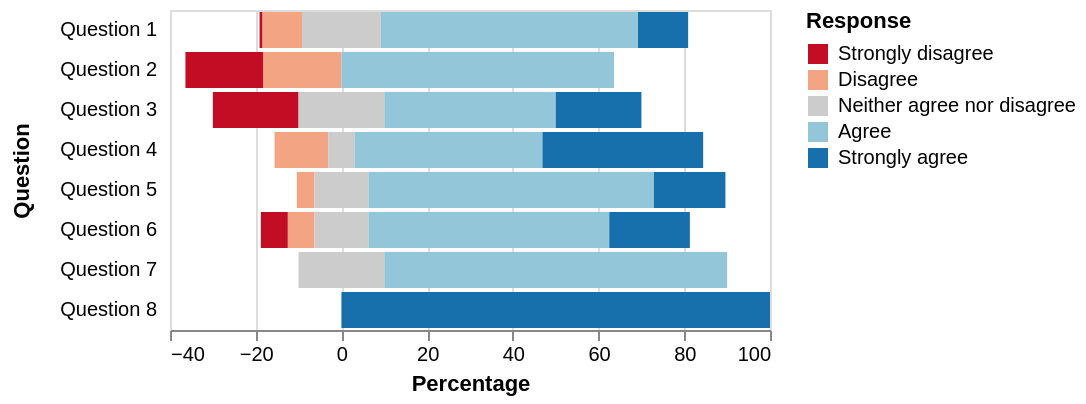

Specify this chart in Vega-Lite:
### Vega-Lite specification from a JSON file in a GitHub repository (floating-point values rounded to 4 significant figures)
{"$schema": "https://vega.github.io/schema/vega-lite/v2.json", "description": "A diverging stacked bar chart for sentiments towards a set of eight questions, displayed as percentages with neutral responses straddling the 0% mark", "data": {"values": [{"question": "Question 1", "type": "Strongly disagree", "value": 24, "percentage": 0.7, "percentage_start": -19.1, "percentage_end": -18.4}, {"question": "Question 1", "type": "Disagree", "value": 294, "percentage": 9.1, "percentage_start": -18.4, "percentage_end": -9.2}, {"question": "Question 1", "type": "Neither agree nor disagree", "value": 594, "percentage": 18.5, "percentage_start": -9.2, "percentage_end": 9.2}, {"question": "Question 1", "type": "Agree", "value": 1927, "percentage": 59.9, "percentage_start": 9.2, "percentage_end": 69.2}, {"question": "Question 1", "type": "Strongly agree", "value": 376, "percentage": 11.7, "percentage_start": 69.2, "percentage_end": 80.9}, {"question": "Question 2", "type": "Strongly disagree", "value": 2, "percentage": 18.2, "percentage_start": -36.4, "percentage_end": -18.2}, {"question": "Question 2", "type": "Disagree", "value": 2, "percentage": 18.2, "percentage_start": -18.2, "percentage_end": 0}, {"question": "Question 2", "type": "Neither agree nor disagree", "value": 0, "percentage": 0, "percentage_start": 0, "percentage_end": 0}, {"question": "Question 2", "type": "Agree", "value": 7, "percentage": 63.6, "percentage_start": 0, "percentage_end": 63.6}, {"question": "Question 2", "type": "Strongly agree", "value": 11, "percentage": 0, "percentage_start": 63.6, "percentage_end": 63.6}, {"question": "Question 3", "type": "Strongly disagree", "value": 2, "percentage": 20, "percentage_start": -30, "percentage_end": -10}, {"question": "Question 3", "type": "Disagree", "value": 0, "percentage": 0, "percentage_start": -10, "percentage_end": -10}, {"question": "Question 3", "type": "Neither agree nor disagree", "value": 2, "percentage": 20, "percentage_start": -10, "percentage_end": 10}, {"question": "Question 3", "type": "Agree", "value": 4, "percentage": 40, "percentage_start": 10, "percentage_end": 50}, {"question": "Question 3", "type": "Strongly agree", "value": 2, "percentage": 20, "percentage_start": 50, "percentage_end": 70}, {"question": "Question 4", "type": "Strongly disagree", "value": 0, "percentage": 0, "percentage_start": -15.6, "percentage_end": -15.6}, {"question": "Question 4", "type": "Disagree", "value": 2, "percentage": 12.5, "percentage_start": -15.6, "percentage_end": -3.1}, {"question": "Question 4", "type": "Neither agree nor disagree", "value": 1, "percentage": 6.3, "percentage_start": -3.1, "percentage_end": 3.1}, {"question": "Question 4", "type": "Agree", "value": 7, "percentage": 43.8, "percentage_start": 3.1, "percentage_end": 46.9}, {"question": "Question 4", "type": "Strongly agree", "value": 6, "percentage": 37.5, "percentage_start": 46.9, "percentage_end": 84.4}, {"question": "Question 5", "type": "Strongly disagree", "value": 0, "percentage": 0, "percentage_start": -10.4, "percentage_end": -10.4}, {"question": "Question 5", "type": "Disagree", "value": 1, "percentage": 4.2, "percentage_start": -10.4, "percentage_end": -6.3}, {"question": "Question 5", "type": "Neither agree nor disagree", "value": 3, "percentage": 12.5, "percentage_start": -6.3, "percentage_end": 6.3}, {"question": "Question 5", "type": "Agree", "value": 16, "percentage": 66.7, "percentage_start": 6.3, "percentage_end": 72.9}, {"question": "Question 5", "type": "Strongly agree", "value": 4, "percentage": 16.7, "percentage_start": 72.9, "percentage_end": 89.6}, {"question": "Question 6", "type": "Strongly disagree", "value": 1, "percentage": 6.3, "percentage_start": -18.8, "percentage_end": -12.5}, {"question": "Question 6", "type": "Disagree", "value": 1, "percentage": 6.3, "percentage_start": -12.5, "percentage_end": -6.3}, {"question": "Question 6", "type": "Neither agree nor disagree", "value": 2, "percentage": 12.5, "percentage_start": -6.3, "percentage_end": 6.3}, {"question": "Question 6", "type": "Agree", "value": 9, "percentage": 56.3, "percentage_start": 6.3, "percentage_end": 62.5}, {"question": "Question 6", "type": "Strongly agree", "value": 3, "percentage": 18.8, "percentage_start": 62.5, "percentage_end": 81.3}, {"question": "Question 7", "type": "Strongly disagree", "value": 0, "percentage": 0, "percentage_start": -10, "percentage_end": -10}, {"question": "Question 7", "type": "Disagree", "value": 0, "percentage": 0, "percentage_start": -10, "percentage_end": -10}, {"question": "Question 7", "type": "Neither agree nor disagree", "value": 1, "percentage": 20, "percentage_start": -10, "percentage_end": 10}, {"question": "Question 7", "type": "Agree", "value": 4, "percentage": 80, "percentage_start": 10, "percentage_end": 90}, {"question": "Question 7", "type": "Strongly agree", "value": 0, "percentage": 0, "percentage_start": 90, "percentage_end": 90}, {"question": "Question 8", "type": "Strongly disagree", "value": 0, "percentage": 0, "percentage_start": 0, "percentage_end": 0}, {"question": "Question 8", "type": "Disagree", "value": 0, "percentage": 0, "percentage_start": 0, "percentage_end": 0}, {"question": "Question 8", "type": "Neither agree nor disagree", "value": 0, "percentage": 0, "percentage_start": 0, "percentage_end": 0}, {"question": "Question 8", "type": "Agree", "value": 0, "percentage": 0, "percentage_start": 0, "percentage_end": 0}, {"question": "Question 8", "type": "Strongly agree", "value": 2, "percentage": 100, "percentage_start": 0, "percentage_end": 100}]}, "mark": "bar", "encoding": {"x": {"field": "percentage_start", "type": "quantitative", "axis": {"title": "Percentage"}}, "x2": {"field": "percentage_end", "type": "quantitative"}, "y": {"field": "question", "type": "nominal", "axis": {"title": "Question", "offset": 5, "ticks": false, "minExtent": 60, "domain": false}}, "color": {"field": "type", "type": "nominal", "legend": {"title": "Response"}, "scale": {"domain": ["Strongly disagree", "Disagree", "Neither agree nor disagree", "Agree", "Strongly agree"], "range": ["#c30d24", "#f3a583", "#cccccc", "#94c6da", "#1770ab"], "type": "ordinal"}}}}
